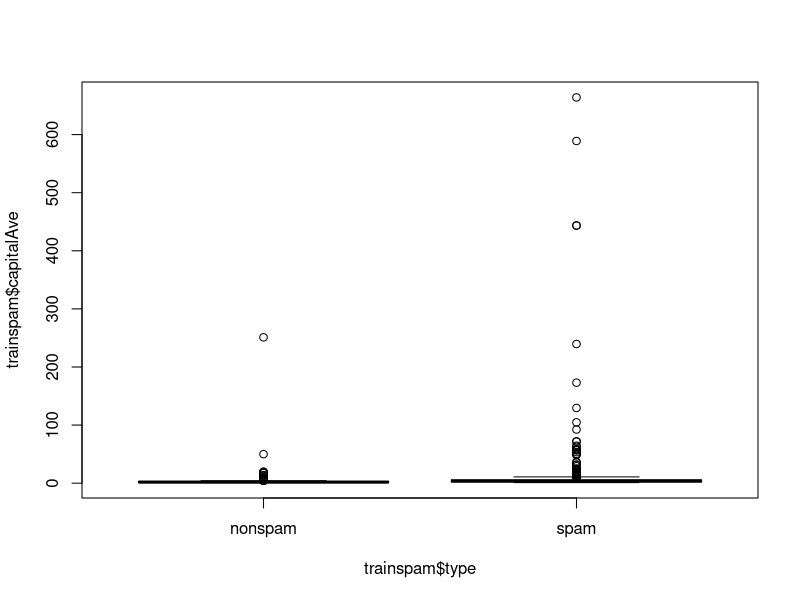
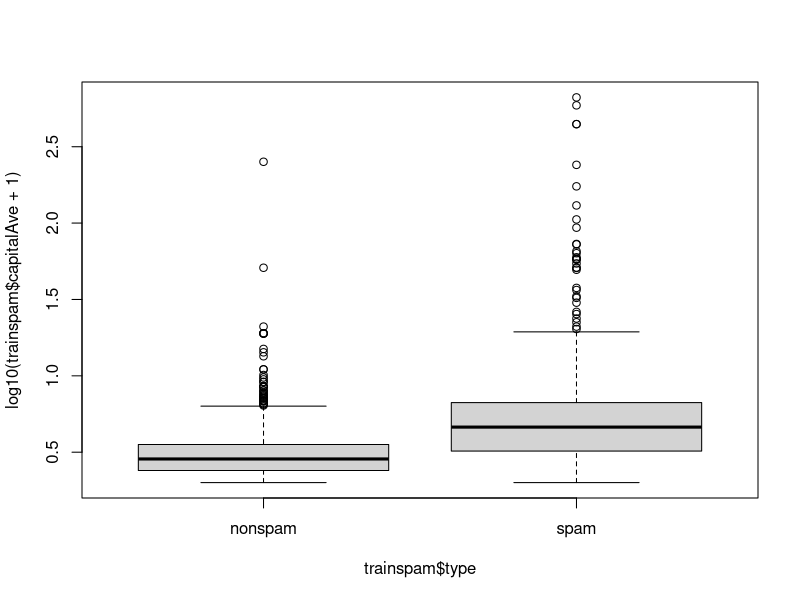
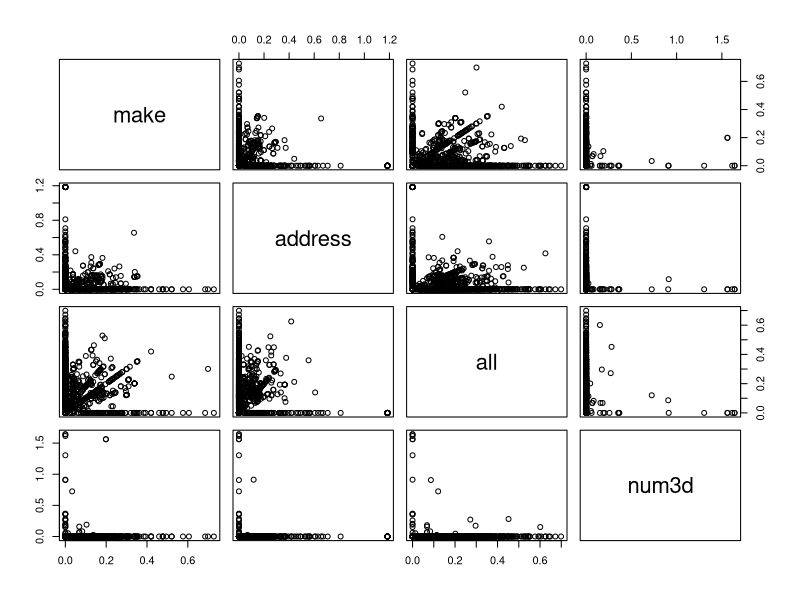
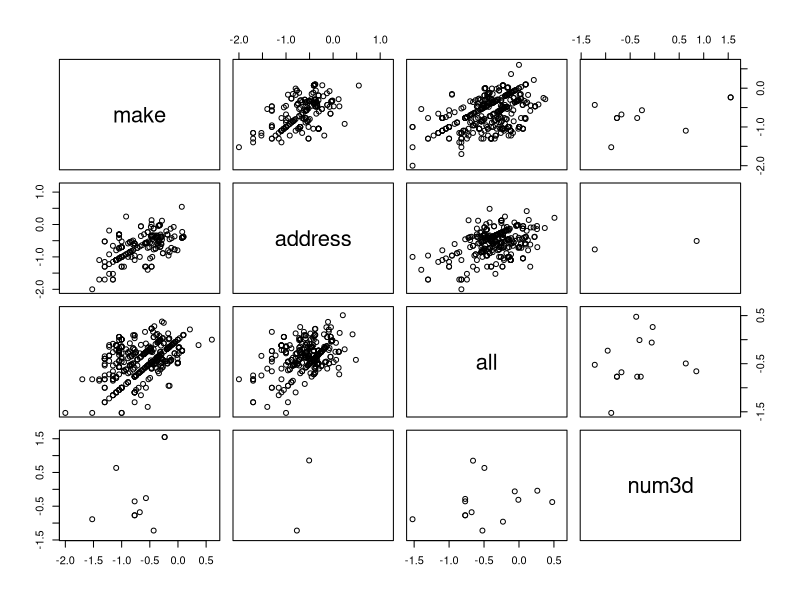
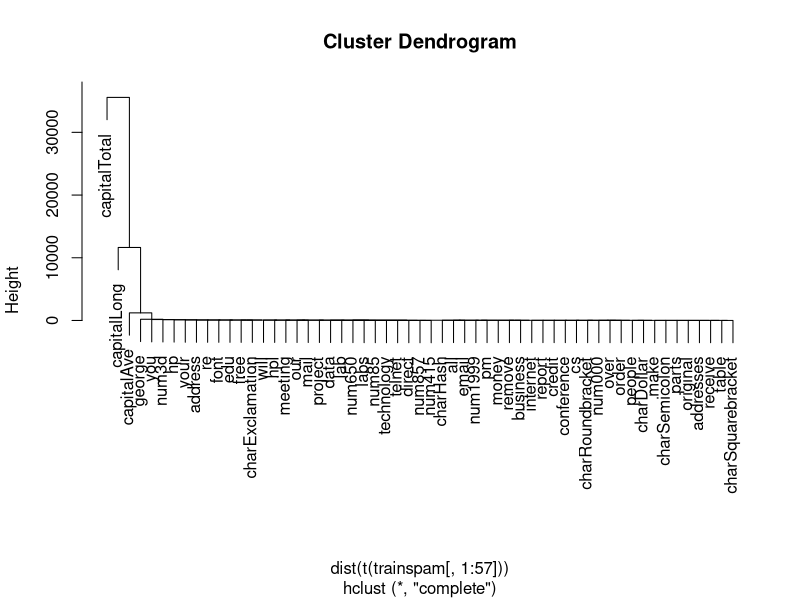
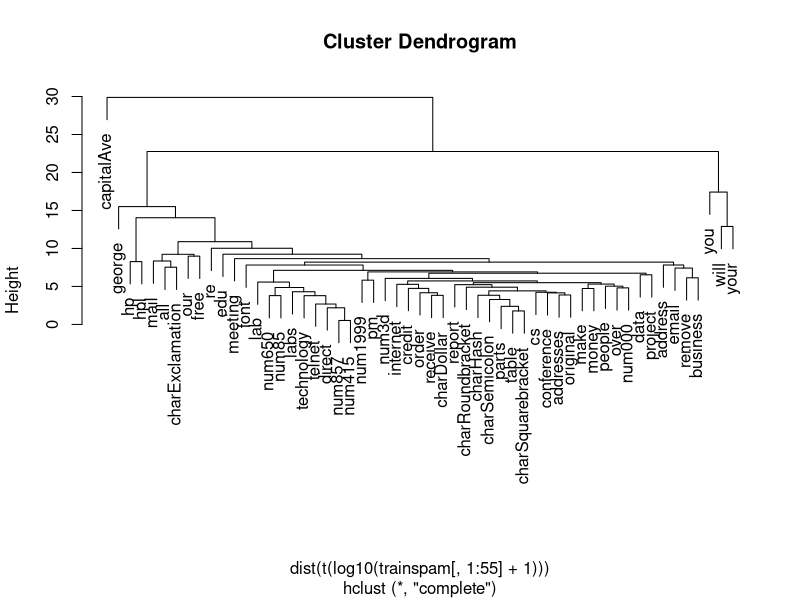

Here is the R script that generated these plots, in order:
## ---- chunk 1
# If not installed, install kernlab package
library(kernlab)
data(spam)
dim(spam)
str(spam[, 1:10])
## ---- chunk 2
set.seed(3435)
train_indicator <- 
    rbinom(n = 4601, size=1, prob = 0.5)
table(train_indicator)
## ---- chunk 3
trainspam = spam[train_indicator==1, ]
testspam = spam[train_indicator==0, ]
## ---- chunk 4
names(trainspam)[1:5]
## ---- chunk 5
head(trainspam)
## ---- chunk 6
table(trainspam$type)
## ---- chunk 7
plot(trainspam$capitalAve ~ trainspam$type)
## ---- chunk 8
plot(log10(trainspam$capitalAve + 1) ~ trainspam$type)
## ---- chunk 9
plot((log10(trainspam[, 1:4] + 1)))

plot(log10(trainspam[, 1:4]))
## ---- chunk 10
hCluster <- hclust(dist(t(trainspam[, 1:57])))

plot(hCluster)
## ---- chunk 11
hCluster2 <- hclust(dist(t(log10(trainspam[, 1:55] + 1)))) 

plot(hCluster2)
## ---- chunk 12
trainspam$numtype = as.numeric(trainspam$type) - 1
costfunction <- function(x, y) {sum(x != (y > 0.5))}
cverror <- rep(NA, 55)
## ---- chunk 13
library(boot) 
for(i in 1:55) {
    lmformula = reformulate(names(trainspam)[i], response = "numtype")
    glmfit = glm(lmformula, family = "binomial", data = trainspam)
    cverror[i] = cv.glm(trainspam, glmfit, costfunction, 2)$delta[2]
}
## ---- chunk 14
## Which predictor has minimum cross-validated error?
names(trainspam)[which.min(cverror)]
## ---- chunk 15
## use th best model from the group
predictmodel = glm(numtype ~ charDollar, family = "binomial",
                   data = trainspam)

## get predictions on the test set
predictionTest = predict(predictmodel, testspam)
predictedSpam = rep("nonspam", dim(testspam)[1])

## classify as 'spam' for those with prob > 0.5
predictedSpam[predictmodel$fitted > 0.5] = "spam"

predictedSpam2 = rep("nonspam", dim(testspam)[1])
predictedSpam2[predictmodel$fitted > 0.8] = "spam"
## ---- chunk 16
## classification table
table(predictedSpam, testspam$type)

table(predictedSpam2, testspam$type)
## ---- chunk 17
## error rate 

(61 + 458)/(1346 + 458 + 61 + 449)
